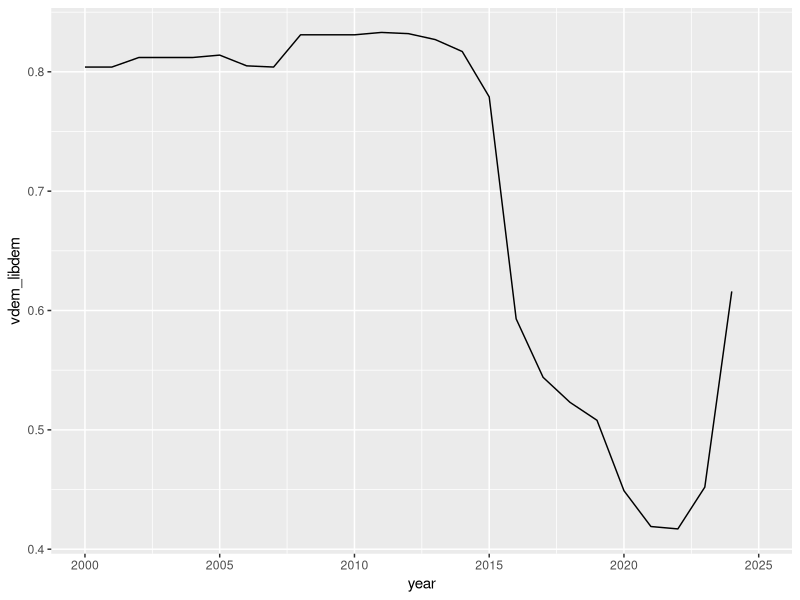
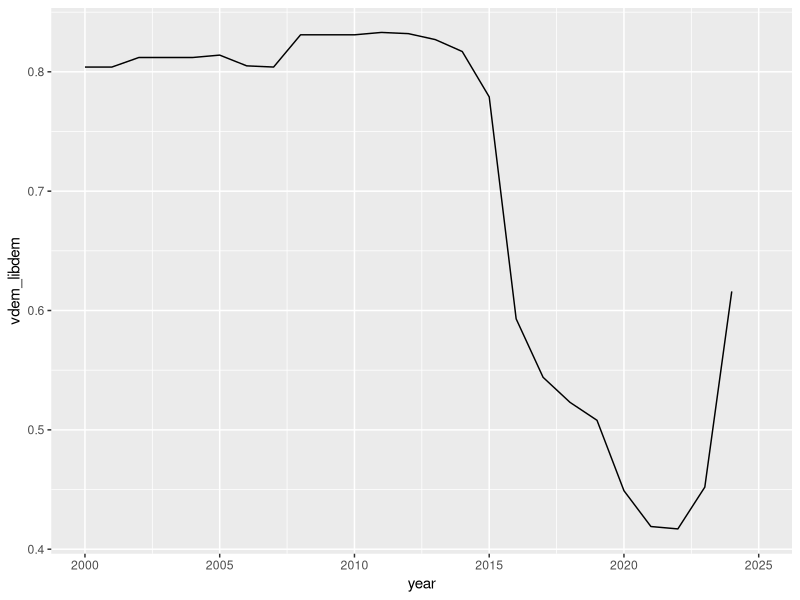
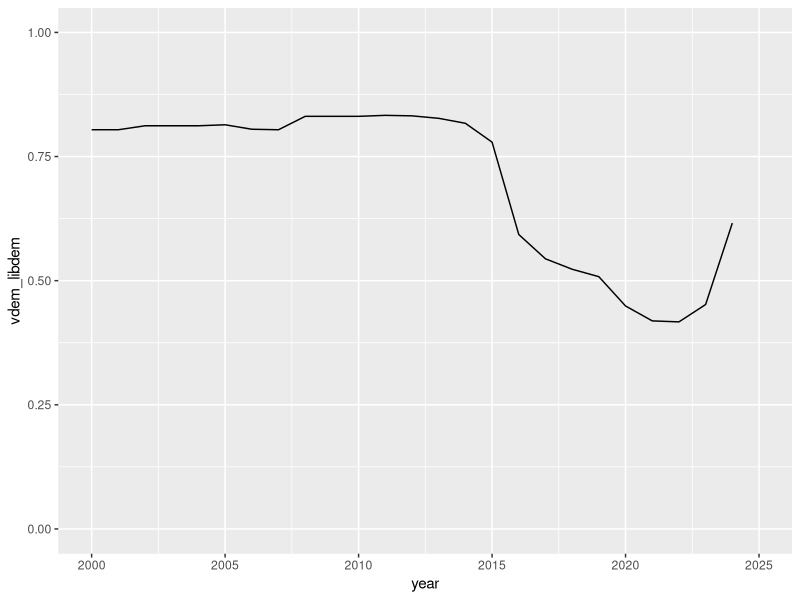
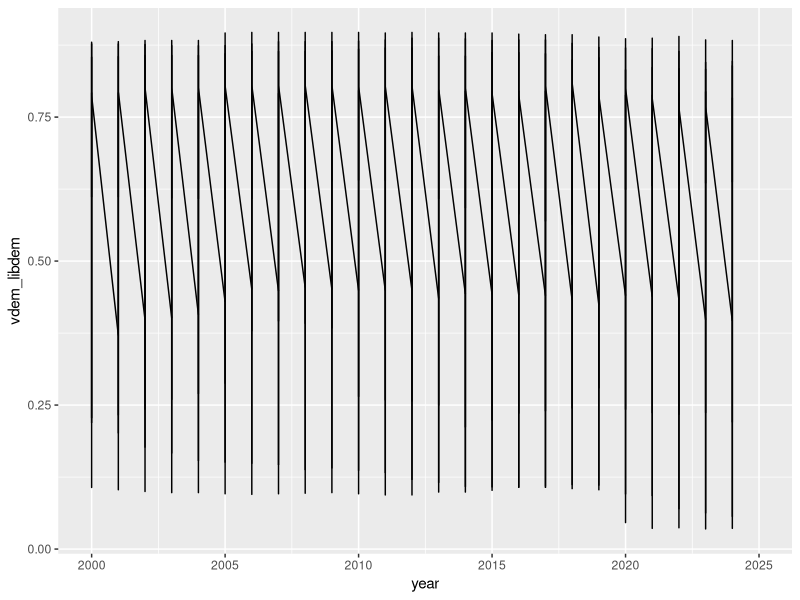
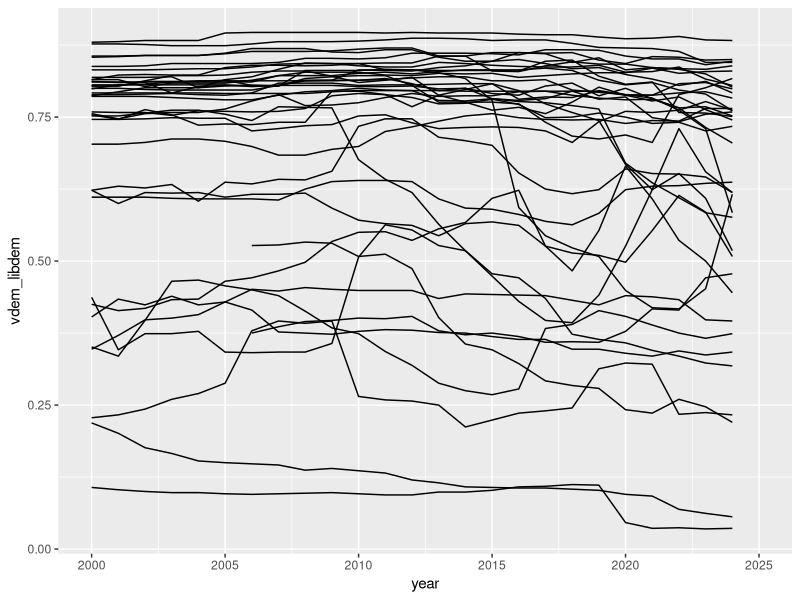
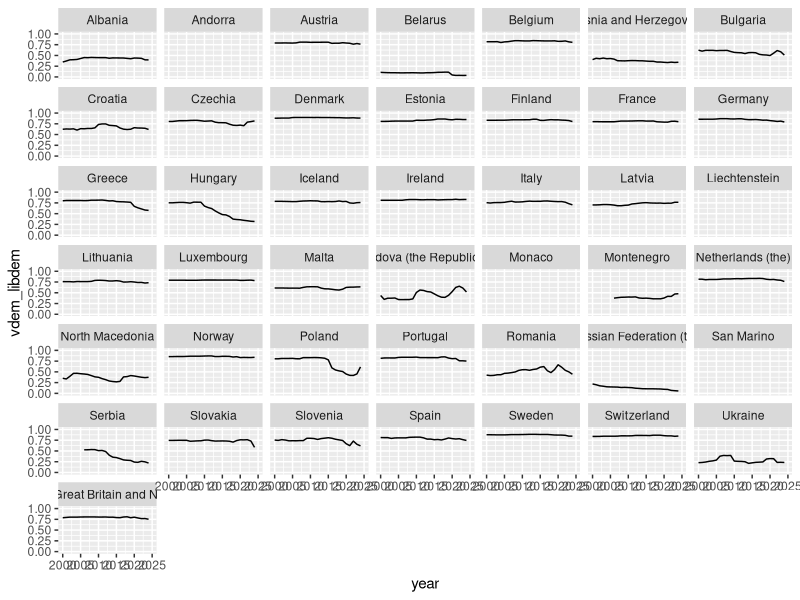
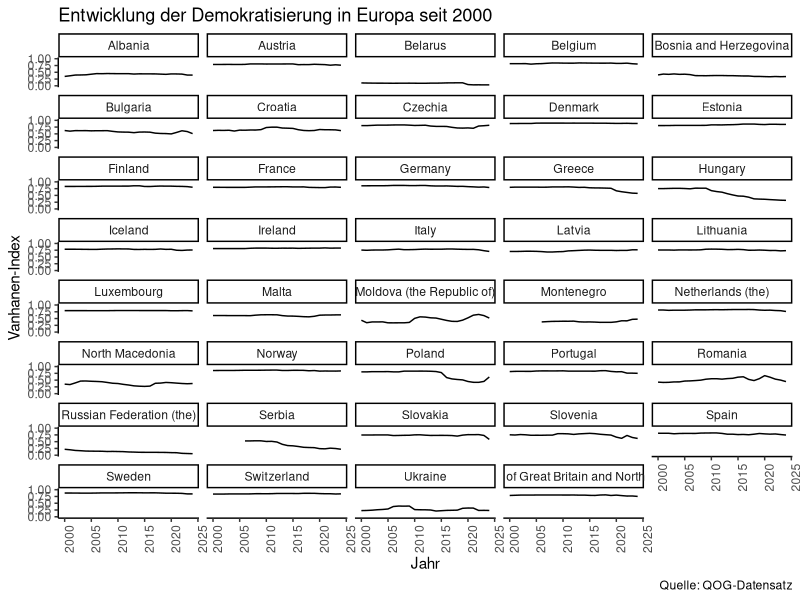
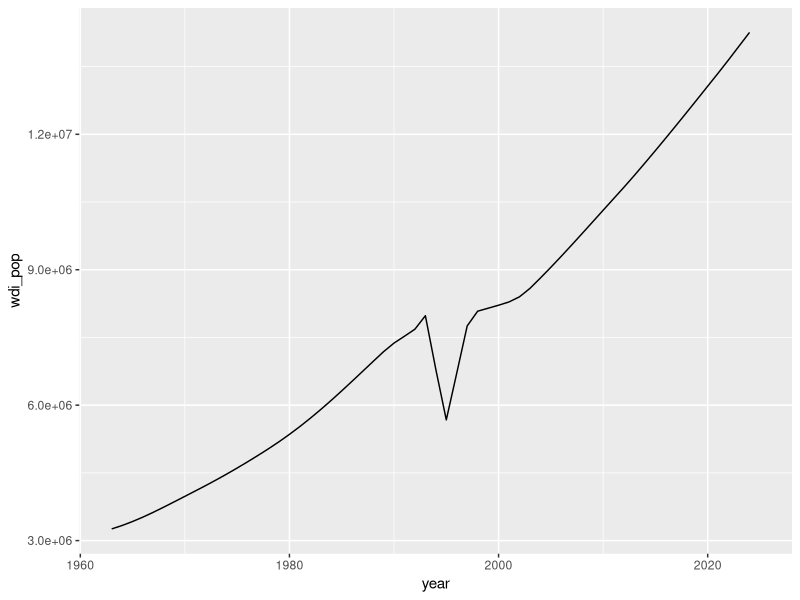

R code for these plots, in order:
### Datenvisualisierung mit ggplot2 - Teil 5: Zeitreihen und facets
### -------------------------------------------------------------------------------------------------------

## Wichtige Pakete laden und Datensatz importieren
library(tidyverse) # lädt alle Pakete des "tidyverse" - unter anderem ggplot2 und readr
library(here)

## Verwenden Sie bitte den Auszug aus dem QOG-Zeitreihen-Datensatz - beispielsweise mit
qog_ts <- read.csv(here("01_data/qog_ts_sample.csv"))



# Variante 1 (Zweistufig): ---------------------------------------
# 1: Teildatensatz erstellen und speichern
poland_2000 <- filter(qog_ts, cname == "Poland" & year >1999)

# 2: Visualisierung mit ggplot
p <- ggplot(poland_2000, aes(x=year,  y=vdem_libdem))
p + geom_line()

# Variante 2 ------------------------------------------------------
# ggplot in die dplyr-Pipe "einbauen"

  #"Nimm den Datensatz "qog_ts" und dann...
p <- qog_ts %>%
  #...verwende nur Daten aus Polen und nach 1999 und dann...
  filter(cname == "Poland" & year > 1999) %>%
  # ...verwende diese Daten in der ggplot-Funktion."
  ggplot(aes(x=year,  y=vdem_libdem))

# Liniendiagramm darstellen
p + geom_line()

# Skalierung anpassen
p + geom_line() +
scale_y_continuous(limits = c(0,1))  # Anpassung der Skalierung der Y-Achse

# Darstellungsversuch für ganz Europa
p <- qog_ts %>%
  filter(continent == "Europe" & year > 1999) %>%
  ggplot(aes(x=year,  y=vdem_libdem))

# Liniendiagramm darstellen
p + geom_line()

# Darstellungsversuch für ganz Europa 2
p + geom_line(aes(group = cname))

# Darstellungsversuch für ganz Europa mit facets
p + geom_line() +
  scale_y_continuous(limits = c(0,1)) + # Anpassung der Skalierung der Y-Achse
facet_wrap(.~cname)

# Fehlende Werte in der dplyr-Pipeline ausschließen
p <- qog_ts %>%
  select(cname, continent, year, vdem_libdem) %>%
  filter(continent == "Europe" & year > 1999) %>%
  drop_na() %>%
  ggplot(aes(x=year,  y=vdem_libdem))

# Liniendiagramme für die einzelnen Länder darstellen
p + geom_line() +
  scale_y_continuous(limits = c(0,1)) + # Anpassung der Skalierung der Y-Achse
  labs (x = "Jahr",
        y = "Vanhanen-Index",
        title = "Entwicklung der Demokratisierung in Europa seit 2000",
        caption = "Quelle: QOG-Datensatz") +
  facet_wrap(.~cname, ncol = 5) + # mit "ncol" wird die Anzahl der Spalten gesteuert
   theme_classic() +
  #theme_minimal() +
  theme(axis.text.x = element_text(angle = 90)) # Text auf der x-Achse drehen

# Bevölkerungsentwicklung in Ruanda
qog_ts %>%
  filter(ccodealp == "RWA") %>%
  ggplot(., aes(x=year,  y=wdi_pop)) +
  geom_line()

# Annotierte Darstellung der Bevölkerungsentwicklung in Ruanda
# Beachten Sie, dass Sie für den Codeblock das Paket "scales" benötigen.
# install.packages("scales")
# library(scales)

qog_ts %>%
  filter(ccodealp == "RWA" & year > 1960) %>%
  ggplot(aes(x=year,  y=wdi_pop, color = cname)) +
  geom_line(linewidth = 2) +
  geom_point(size = 2, shape = 21, color = "black", fill = "white") +
  labs(title = "Bevölkerungsentwicklung in Ruanda",
       x ="Jahr",
       y="Bevölkerungszahl") +
  scale_y_continuous(label = scales::comma_format(big.mark = ".", decimal.mark = ",")) +
  scale_x_continuous(breaks = seq(1960, 2020, 5)) +
  annotate("rect", xmin = 1990, xmax = 1994, ymin = -Inf, ymax = Inf, alpha = .2) +
  annotate("text", x = 1992, y = 10000000, angle = 90, label = "1990-1994: Bürgerkrieg und Genozid") +
  theme_classic() +
  theme(legend.position = "none")
